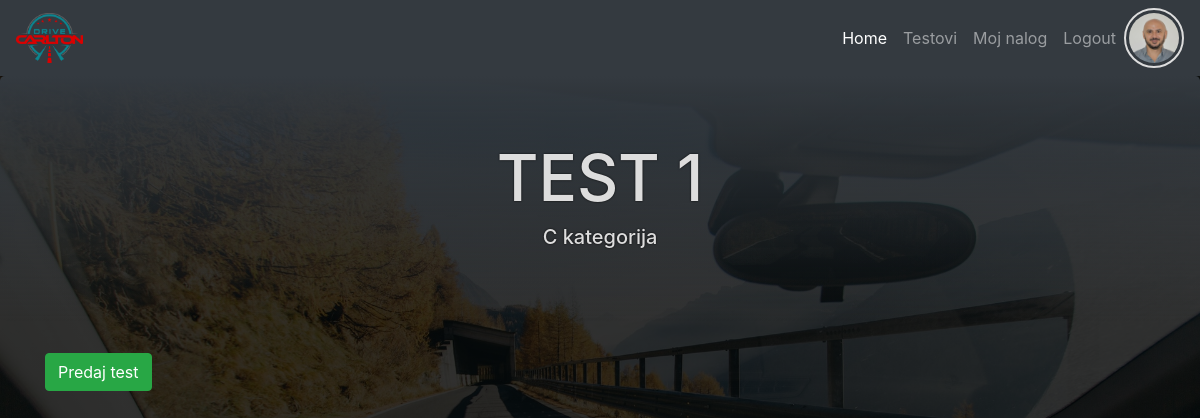
/test_questions.php/testovi.php?id=7 (signed in), run on an earlier commit of the app's database.
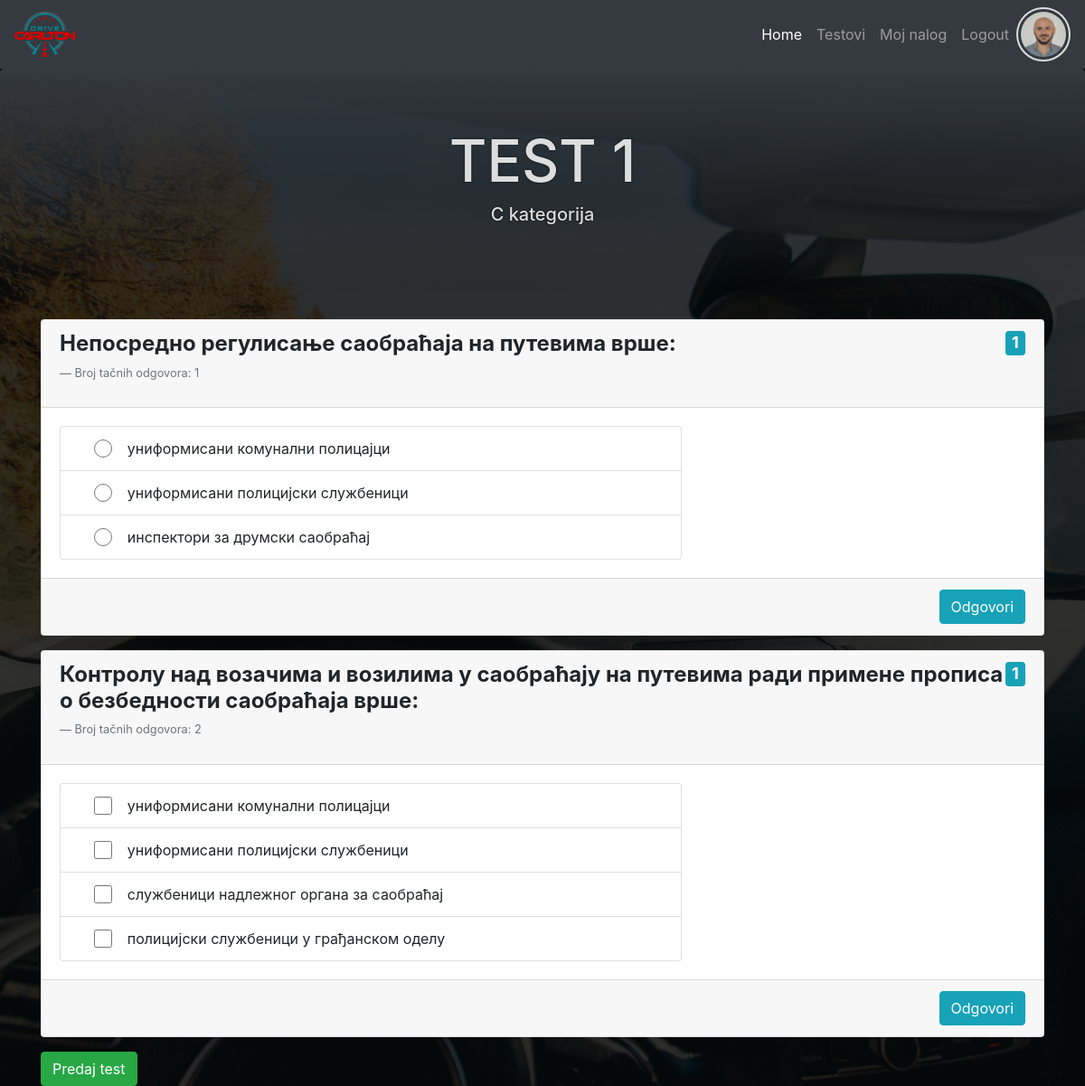
And on a later commit of the database.
### tables this page shows
CREATE TABLE `users` (
  `id` int(11) NOT NULL,
  `first_name` varchar(50) NOT NULL,
  `last_name` varchar(50) NOT NULL,
  `date_birth` date NOT NULL,
  `email` varchar(50) NOT NULL,
  `password` varchar(60) NOT NULL,
  `created_at` timestamp NOT NULL DEFAULT CURRENT_TIMESTAMP,
  `last_login` timestamp NOT NULL DEFAULT CURRENT_TIMESTAMP,
  `profil_img` varchar(60) DEFAULT NULL,
  `role_id` int(11) DEFAULT NULL
);

CREATE TABLE `tests` (
  `id` int(11) NOT NULL,
  `test_name` varchar(150) NOT NULL,
  `category_id` int(11) NOT NULL
);

CREATE TABLE `test_category` (
  `id` int(11) NOT NULL,
  `category_name` varchar(50) NOT NULL,
  `icon` varchar(50) NOT NULL
);

CREATE TABLE `question` (
  `id` int(11) NOT NULL,
  `question` text NOT NULL,
  `atach` varchar(50) DEFAULT NULL,
  `test_id` int(11) DEFAULT NULL,
  `answers` int(10) DEFAULT '1',
  `points` int(10) DEFAULT '1'
);

CREATE TABLE `solution` (
  `id` int(11) NOT NULL,
  `question_id` int(11) NOT NULL,
  `solution` varchar(255) NOT NULL,
  `corect` int(11) NOT NULL DEFAULT '0'
);

### core/init.php (called while the page is built, shortened)
<?php
require_once "classes/Conection.php";
require_once "classes/QueryBuilder.php";
require_once "classes/User.php";
require_once "classes/Tests.php";
$database = $conn_config["home_desktop"];
$User         = new User($database);
$Tests        = new Tests($database);

### core/classes/User.php (called while the page is built, shortened)
<?php
class User extends QueryBuilder
{
    public function isLoged()
    {
        if (isset($_SESSION["id"])) {
            return false;
        } else {
            return true;
        }
    }
}

### core/classes/QueryBuilder.php (called while the page is built, shortened)
<?php
class QueryBuilder extends Connection
{
    public function selectSingleJoin(array $table, String $join_on, $criteria)
    {
        $key = key($criteria);
        $sql = "SELECT
                {$table[0]}.*, {$table[0]}.id {$table[0]}_id, {$table[1]}.*
                FROM {$table[0]}
                JOIN {$table[1]}
                ON {$table[0]}.{$join_on} = {$table[1]}.id
                WHERE {$table[0]}.{$key} = :{$key}";
        $qry = $this->db->prepare($sql);
        $qry->execute($criteria);
        $result = $qry->fetch(PDO::FETCH_OBJ);
        return $result;
    }
}

### core/classes/Conection.php (called while the page is built, shortened)
<?php
class Connection
{
    public function __construct($database)
    {
        try {
            $this->db = new PDO("mysql:host={$database['host']};dbname={$database['dbname']}", $database["user"], $database["password"]);
        } catch (PDOException $err) {
            die("Doslo je do greske. Nije moguce konektovati se sa bazom - " . $err->getMessage());
        }
    }
}

### core/classes/Tests.php (called while the page is built, shortened)
<?php
class Tests extends QueryBuilder
{
    public function getQuestions($data)
    {
        $sql = "SELECT
                id,
                question,
                atach,
                test_id,
                answers,
                points
                FROM question
                WHERE test_id = :id";
        $qry = $this->db->prepare($sql);
        $qry->execute($data);
        $question = $qry->fetchAll(PDO::FETCH_ASSOC);
        $sql = "SELECT
                question_id,
                id,
                solution,
                corect
                FROM solution s
                ";
        $qry = $this->db->prepare($sql);
        $qry->execute();
        $qs       = [];
        $solution = $qry->fetchAll(PDO::FETCH_GROUP | PDO::FETCH_ASSOC);
        foreach ($question as $q) {
            if (isset($solution[$q["id"]])) {
                array_push($qs, ["question" => $q, "solution" => $solution[$q["id"]]]);
            } else {
                array_push($qs, ["question" => $q, "solution" => null]);
            }
        }
        return $qs;
    }
}

### view/test_questions.view.php (the view, shortened to what this page needs)
<?php
require ROOT . "/include/top.php";
require ROOT . "/include/main_nav.php";
?>
<header class="jumbotron text-center">
    <h1><?php echo $tests->test_name?></h1>
    <h5><?php echo $tests->category_name; ?></h5>
</header>
<section class="container">
    <article class="row no-gutters mt-4">
        <form class="col-12" method="POST" action="test_questions.php?id=<?php echo $_GET["id"]; ?>">
            <?php foreach($questions as $val): ?>
            <?php $q=$val["question"]; ?>
            <?php $s=$val["solution"]; ?>
            <div class="card mb-3">
                <div class="card-header d-flex justify-content-between align-items-start">
                    <div>
                        <h4 class="font-weight-bold"><?php echo $q["question"]; ?></h4>
                        <p class="blockquote-footer">Broj tačnih odgovora: <?php echo $q["answers"]; ?></p>
                    </div>
                    <div><span class="badge badge-info"><?php echo $q["points"]; ?></span></div>
                </div>
                <div class="card-body row no-gutters">
                    <div class="option col-md-8">
                        <?php if(isset($s) && count($s)>0): ?>
                        <ul class="list-group mr-md-4">
                            <?php foreach($s as $sol): ?>
                            <li class="list-group-item d-flex align-items-center">
                                <input class="form-control col-1"
                                    type="<?php echo ($q["answers"]==1) ? "radio" : "checkbox"; ?>"
                                    id="<?php echo "radio{$sol["id"]}"; ?>"
                                    name="<?php echo ($q["answers"]==1) ? "answer[{$q["id"]}]" : "answer[{$q["id"]}][{$sol["id"]}]" ; ?>"
                                    value="<?php echo ($q["answers"]==1) ? $sol["id"] : $sol["id"]; ; ?>">
                                <label class="flex-grow-1 mb-0"
                                    for="<?php echo "radio{$sol["id"]}"; ?>"><?php echo $sol["solution"]; ?></label>
                            </li>
                            <?php endforeach; ?>
                        </ul>
                        <?php endif; ?>
                    </div>
                </div>
                <div class="card-footer">
                    <a class="btn btn-info float-right" href="question.php?id=<?php echo $q["id"]; ?>">Odgovori</a>
                </div>
            </div>
            <?php endforeach; ?>
            <button class="btn btn-success" type="submit" name="finish_test">Predaj test</button>
        </form>
    </article>
</section>
<?php
require ROOT . "/include/bottom.php";
?>

### test_questions.php (shortened to what this page needs)
<?php
require_once "core/init.php";
$user_info = $User->selectSingleJoin(
    ["users", "roles"],
    "role_id",
    ["id" => $_SESSION["id"]]
);
if (isset($_GET["id"]) && !isset($_GET["action"])) {
    $questions = $Tests->getQuestions(["id" => $_GET["id"]]);
    $tests     = $Tests->selectSingleJoin(["tests", "test_category"], "category_id", ["id" => $_GET["id"]]);
} elseif (isset($_GET["action"])) {
    $tests    = $Tests->selectSingleJoin(["tests", "test_category"], "category_id", ["id" => $_GET["action"]]);
    $question = $Tests->selectSingle("question", ["id" => $_GET["id"]]);
}
if (isset($_GET["action"])) {
    require_once ROOT . "/view/test_questions_edit_view.php";
} else {
    require_once ROOT . "/view/test_questions.view.php";
}

### include/top.php (shortened to what this page needs)
<!DOCTYPE html>
<html lang="en">
<head>
    <link rel="stylesheet" href="https://cdnjs.cloudflare.com/ajax/libs/font-awesome/5.15.3/css/all.min.css"
 />
    <link rel="stylesheet" href="https://cdn.jsdelivr.net/npm/bootstrap@4.6.0/dist/css/bootstrap.min.css"
>
    <link rel="stylesheet" href="<?php echo ROOT_DIR; ?>/css/style.css">
</head>
<body>

### include/main_nav.php (shortened to what this page needs)
<nav class="navbar navbar-expand-lg navbar-dark bg-dark">
    <a class="navbar-brand" href="<?php echo ROOT_DIR; ?>"><img class="img-fluid" src="asset/logo-sm.png" alt=""></a>
    <div class="collapse navbar-collapse" id="navbarNav">
        <ul class="navbar-nav ml-auto">
            <li class="nav-item active">
                <a class="nav-link" href="<?php echo ROOT_DIR; ?>">Home</a>
            </li>
            <li class="nav-item">
                <a class="nav-link" href="<?php echo ROOT_DIR; ?>/testovi.php">Testovi</a>
            </li>
            <?php if($User->isLoged()): ?>
            <li class="nav-item">
                <a class="nav-link" href="login_register.php">Login / Register</a>
            </li>
            <?php else: ?>
            <li class="nav-item">
                <a class="nav-link" href="user.php">Moj nalog</a>
            </li>
            <li class="nav-item">
                <a class="nav-link" href="logout.php">Logout</a>
            </li>
            <?php endif; ?>
        </ul>
        <?php if(!$User->isLoged()): ?>
        <div class="loged-profil">
            <img src="<?php echo ROOT_DIR . TARGET_DIR . ($user_info->profil_img ?:"../asset/logo-sm.png"); ?>" alt="">
        </div>
        <?php endif; ?>
    </div>
</nav>

### include/bottom.php (shortened to what this page needs)
</body>
</html>

### css/style.css (style rules this page uses)
* { margin: 0; padding: 0; box-sizing: border-box; }
body { background: linear-gradient(rgba(0, 0, 0, 0.8), rgba(0, 0, 0, 0.8)), url(../asset/bg.jpg); background-position: center top; background-size: cover; background-attachment: fixed; }
.jumbotron { background: linear-gradient(to bottom, rgba(52, 58, 64, 1), rgba(0, 0, 0, 0)); color: #ddd; }
h1 { text-transform: uppercase; font-size: 4rem; }
h1, h1 + * { text-shadow: 0 0 2px #000; }
.navbar-brand img, .loged-profil img { height: 50px; }
.loged-profil img { border: 2px solid #ddd; padding: 3px; border-radius: 50%; width: 60px; height: 60px; object-fit: cover; }
.option label, .option input { cursor: pointer; }
.option input[type="checkbox"], .option input[type="radio"] { height: 20px; }
.badge { font-size: 18px; }

What changed in the data, as far as the page shows it:
added question: question "Непосредно регулисање саобраћаја на путевима врше:", answers "1", points "1", answers "☐ униформисани комунални полицај", answers "☐ униформисани полицијски службе", answers "☐ инспектори за друмски саобраћа"
added solution: solution "униформисани комунални полицајци", shown under "Непосредно регулисање саобраћаја на путевима врше:"
added solution: solution "униформисани полицијски службеници", shown under "Непосредно регулисање саобраћаја на путевима врше:"
added solution: solution "инспектори за друмски саобраћај", shown under "Непосредно регулисање саобраћаја на путевима врше:"
added question: question "Контролу над возачима и возилима у саобраћају на путевима ради примене прописа о безбедности саобраћаја врше:", answers "2", points "1"
added solution: solution "униформисани комунални полицајци", shown under "2"
added solution: solution "униформисани полицијски службеници", shown under "2"
added solution: solution "службеници надлежног органа за саобраћај", shown under "2"
added solution: solution "полицијски службеници у грађанском оделу", shown under "2"
